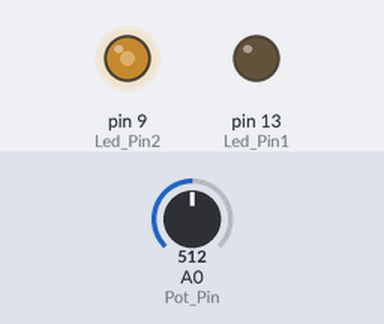
Simulated run of this sketch. Board: Arduino Uno, built with avr-gcc and run on an emulated ATmega328P. Parts: output pins drawn as LEDs (lit = HIGH). The inputs (shaded band) are chosen by the test bench; at power-on: A0 (Pot_Pin) = 512.

Above: at 5.2 s.
5.3 s: A0 (Pot_Pin) set to 716
At 6.5 s:
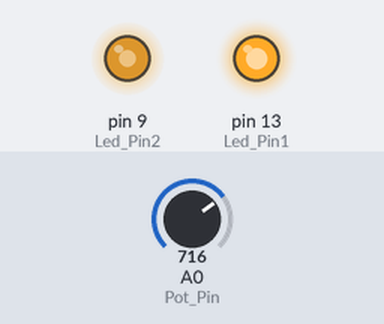
6.8 s: A0 (Pot_Pin) set to 900
At 7.6 s:
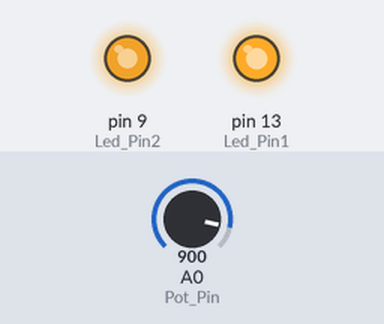
8.3 s: A0 (Pot_Pin) set to 0
At 8.8 s:
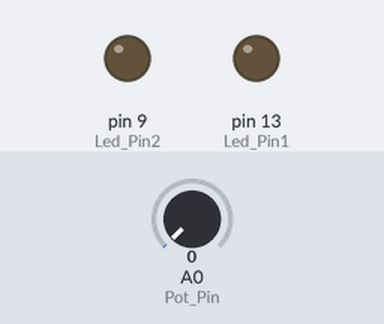
Timing chart, 0 to 11.3 s (numbered marks = the images above; inputs shaded):
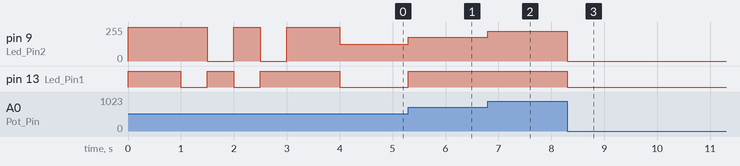

The sketch:

spd_arduino_03_0011.ino
```cpp
int Led_Pin1 = 13;
int Led_Pin2 = 9;
int Pot_Pin = A0;
int sensorValue = 0;
int outputValue = 0;

void setup()
{
  pinMode(Led_Pin1, OUTPUT);
  pinMode(Led_Pin2, OUTPUT);
  Test_Led();
}

void loop()
{
  sensorValue = analogRead(Pot_Pin);
  outputValue = map(sensorValue, 0, 1023, 0, 254);
  analogWrite(Led_Pin1, outputValue);
  analogWrite(Led_Pin2, outputValue);
}

void Test_Led()
{
  digitalWrite(Led_Pin1, HIGH);
  digitalWrite(Led_Pin2, HIGH);
  delay(1000);
  digitalWrite(Led_Pin1, LOW);
  digitalWrite(Led_Pin2, HIGH);
  delay(500);
  digitalWrite(Led_Pin1, HIGH);
  digitalWrite(Led_Pin2, LOW);
  delay(500);
  digitalWrite(Led_Pin1, LOW);
  digitalWrite(Led_Pin2, HIGH);
  delay(500);
  digitalWrite(Led_Pin1, HIGH);
  digitalWrite(Led_Pin2, LOW);
  delay(500);
  digitalWrite(Led_Pin1, HIGH);
  digitalWrite(Led_Pin2, HIGH);
  delay(1000);
}
```

Measured:
- after the input at 5.3 s, pin 9 (Led_Pin2): 127/255 → 177/255 at once; pin 13 (Led_Pin1): LOW → HIGH at once
- after the input at 6.8 s, pin 9 (Led_Pin2): 177/255 → 223/255 at once
- after the input at 8.3 s, pin 9 (Led_Pin2): 223/255 → 0/255 at once; pin 13 (Led_Pin1): HIGH → LOW at once
